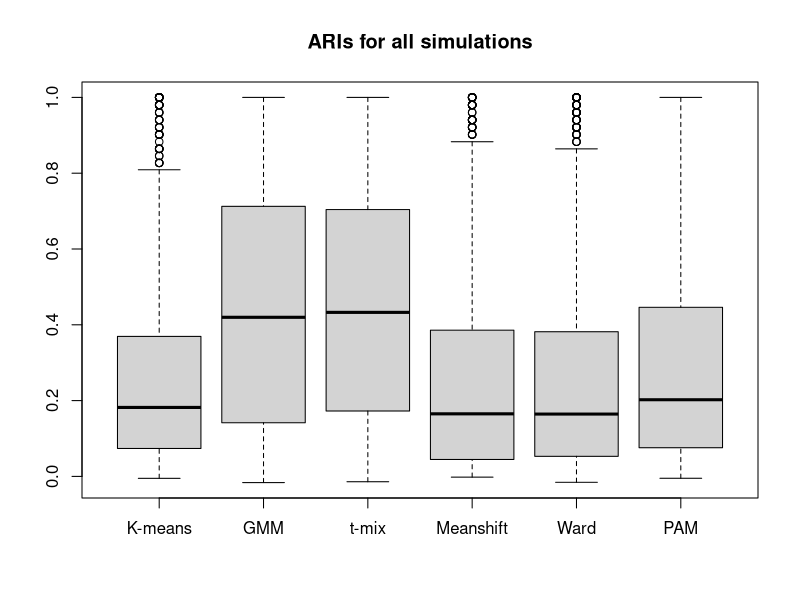
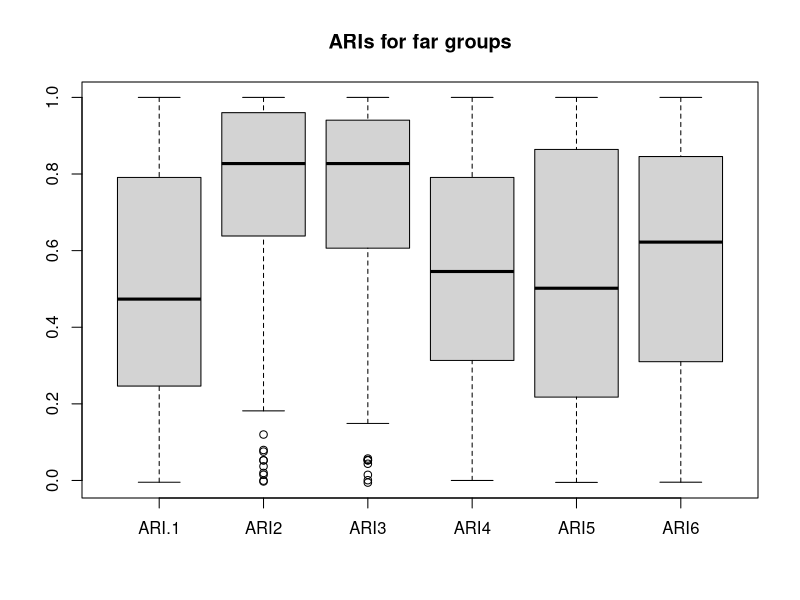
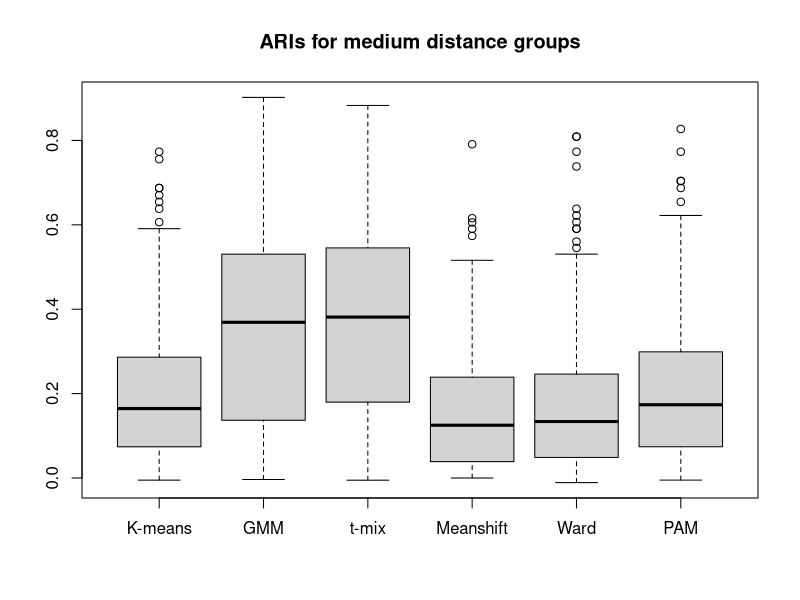
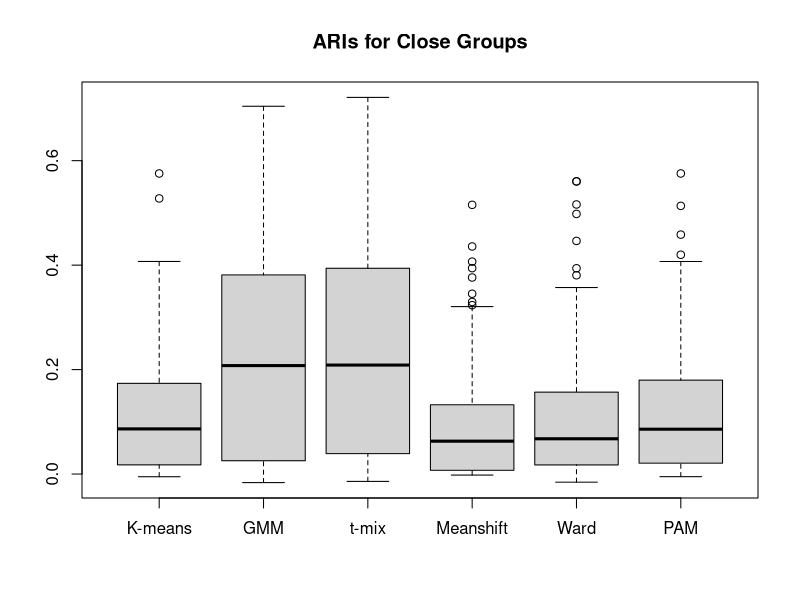
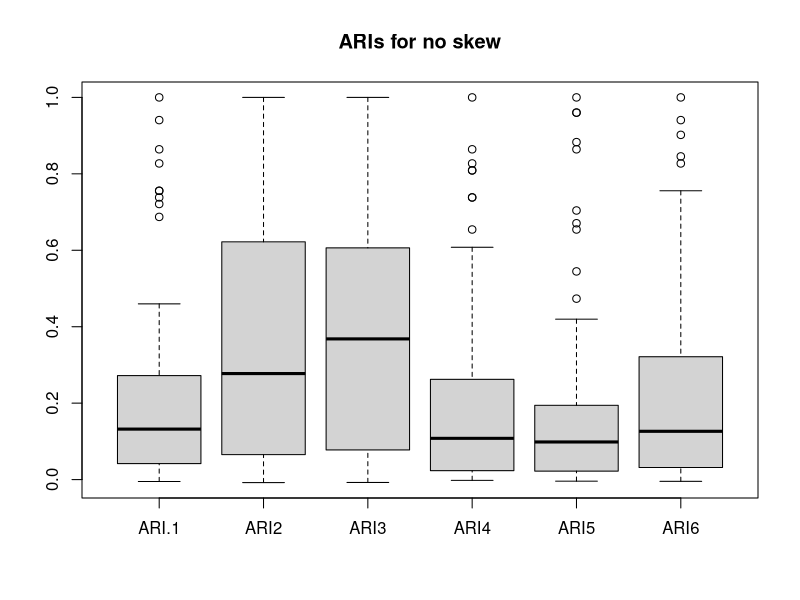
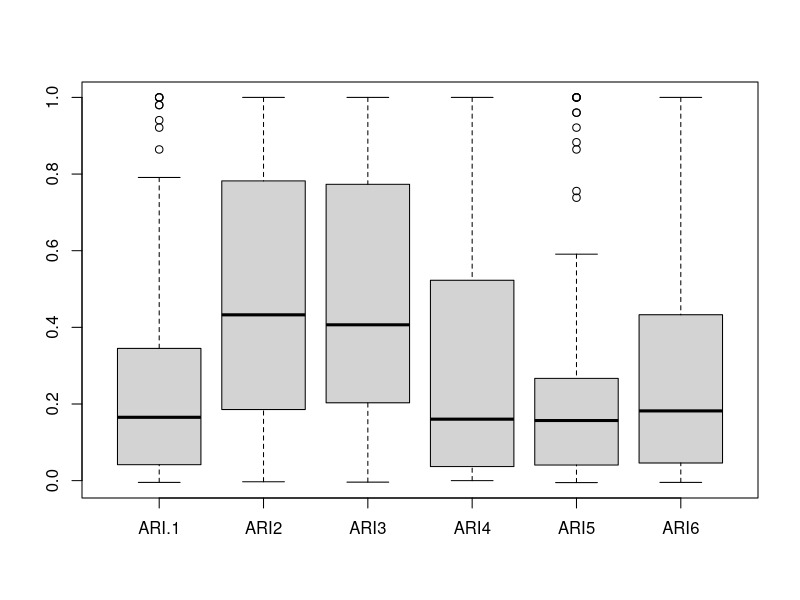
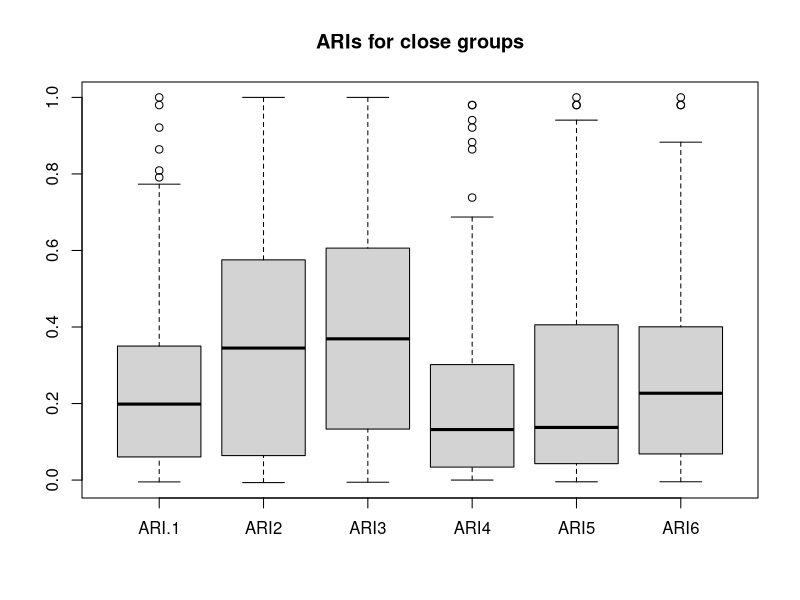
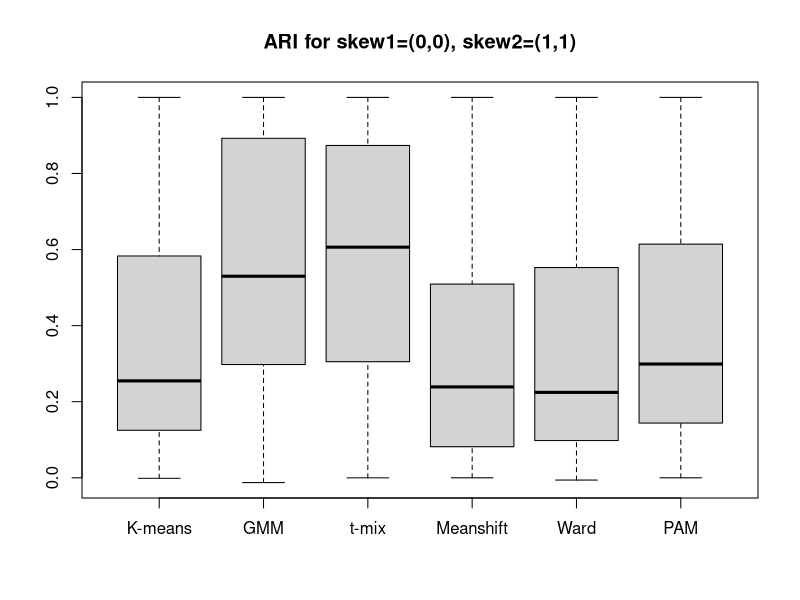

Here is the R script that generated these plots, in order: (Note: this script raises an error after producing the figures.)
## ---- chunk 1
params<-read.csv('parameter_matrix.csv',header=TRUE)
results<-read.csv('results_df.csv')

#how does the dist between means affect the scores
cor(params[,'dist_between_means'],results[,-1])
cor(params[,'G1_corr'],results[,-1])
cor(params[,'G2_corr'],results[,-1])

##############
#ARI Boxplots#
##############

boxplot(results[,c('ARI.1','ARI2','ARI3','ARI4','ARI5','ARI6')],
        main = 'ARIs for all simulations',
        names =c('K-means','GMM','t-mix','Meanshift','Ward','PAM'))

boxplot(results[params$G2_mu_x1==2.5,c('ARI.1','ARI2','ARI3','ARI4','ARI5','ARI6')],
        main = 'ARIs for far groups')

boxplot(results[params$G2_mu_x1==1,c('ARI.1','ARI2','ARI3','ARI4','ARI5','ARI6')],
        main = 'ARIs for medium distance groups',
        names =c('K-means','GMM','t-mix','Meanshift','Ward','PAM'))

boxplot(results[params$G2_mu_x1==0.5,c('ARI.1','ARI2','ARI3','ARI4','ARI5','ARI6')],
        main = 'ARIs for Close Groups',
        names =c('K-means','GMM','t-mix','Meanshift','Ward','PAM'))

######
#Skew#
######

rows = params$G1_skew_x1==0 & params$G1_skew_x2==0 & params$G2_skew_x1==0 & params$G2_skew_x2==0
boxplot(results[rows,c('ARI.1','ARI2','ARI3','ARI4','ARI5','ARI6')],main = 'ARIs for no skew')

#Some skew
rows = params$G1_skew_x1==1 & params$G1_skew_x2==1 & params$G2_skew_x1==1 & params$G2_skew_x2==1
boxplot(results[rows,c('ARI.1','ARI2','ARI3','ARI4','ARI5','ARI6')])

rows = params$G1_skew_x1==1 & params$G1_skew_x2==-1 & params$G2_skew_x1==1 & params$G2_skew_x2==-1
boxplot(results[rows,c('ARI.1','ARI2','ARI3','ARI4','ARI5','ARI6')],main = 'ARIs for close groups')

rows = params$G1_skew_x1==0 & params$G1_skew_x2==0 & params$G2_skew_x1==1 & params$G2_skew_x2==1
boxplot(results[rows,c('ARI.1','ARI2','ARI3','ARI4','ARI5','ARI6')],
        main = 'ARI for skew1=(0,0), skew2=(1,1)',
        names =c('K-means','GMM','t-mix','Meanshift','Ward','PAM'))



#crossing groups
rows = params$G1_corr*params$G2_corr < 0
boxplot(results[rows,c('ARI.1','ARI2','ARI3','ARI4','ARI5','ARI6')],
        main = 'Crossing Distributions',
        names =c('K-means','GMM','t-mix','Meanshift','Ward','PAM'))

arg1=list(mu=c(0,0),Sigma=matrix(c(1,.75,.75,1),2),shape=c(0,0))
arg2=list(mu=c(1,1),Sigma=matrix(c(1,-.75,-.75,1),2),shape=c(0,0))
args=list(arg1,arg2)
stuff=rmmix(n=200,p=c(.5,.5),family = 'Skew.normal',arg=args,
         cluster = TRUE)
plot(stuff$y,col = stuff$cluster,xlab = 'x1',ylab = 'x2')

############
#Dunn Index#
############

boxplot(results[,c('Dunn.1','Dunn2','Dunn3','Dunn4','Dunn5','Dunn6')],
        main = 'Dunn Index for all simulations',
        names =c('K-means','GMM','t-mix','Meanshift','Ward','PAM'))


#####
#BIC#
#####
a = results$BIC2
b = abs(results$BIC3)
boxplot(a,b,
        main = 'BIC for all simulations',
        names =c('GMM','t-mix'))

a = results$BIC2[params$G2_mu_x1==2.5]
b = results$BIC2[params$G2_mu_x1==1]
c = results$BIC2[params$G2_mu_x1==0.5]
boxplot(a,b,c,
        main = 'BIC for GMM based on distance between means',
        names =c('Far','Medium','Close'))

a = abs(results$BIC3[params$G2_mu_x1==2.5])
b = abs(results$BIC3[params$G2_mu_x1==1])
c = abs(results$BIC3[params$G2_mu_x1==0.5])
boxplot(a,b,c,
        main = 'BIC for t-mix based on distance between means',
        names =c('Far','Medium','Close'))

###########################################
#Correlation between ARI and other metrics#
###########################################

cor(results[,c('ARI.1','Dunn.1')])
cor(results[,c('ARI2','Dunn2','BIC2')]) #GMM BIC and ARI are basically independent 
cor(results[,c('ARI3','Dunn3','BIC3')])#t-mix is the best
cor(results[,c('ARI4','Dunn4')])
cor(results[,c('ARI5','Dunn5')])
cor(results[,c('ARI6','Dunn6')])



#Meanshift
#number of groups
boxplot(results[,c('nARI4','nDunn4')],
        main = 'Number of Groups for Mean Shift',
        names=c('n based on ARI','n based on Dunn'))

print(sum(results$nARI4 == results$nDunn4)/675)
print(sum(results$nARI4 != results$nDunn4)/675)


